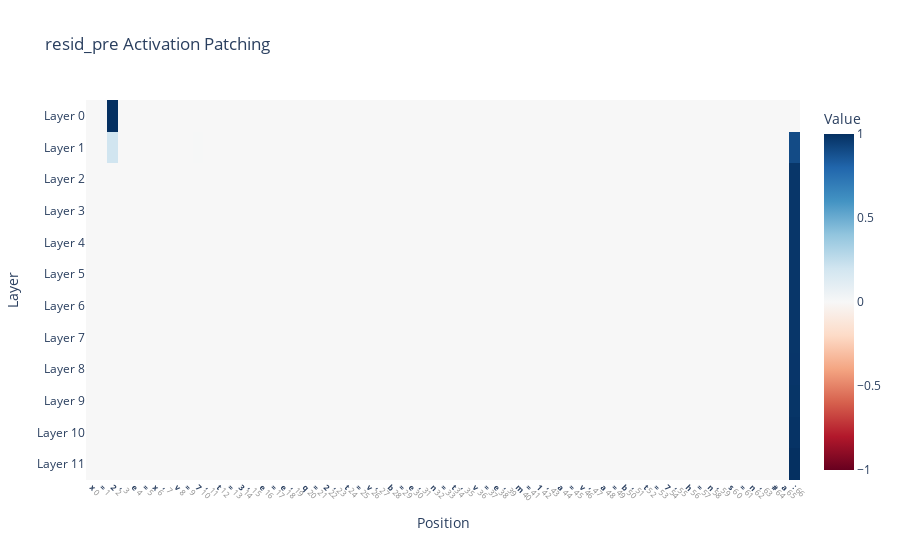

Source (notebook cell):
### Code cell
import plotly.express as px
import numpy as np

pio.renderers.default = "vscode"
# Convert the result to a numpy array if it's not already
resid_pre_act_patch_results_np = np.array(resid_pre_act_patch_results)

# Create labels for x-axis
# x_labels = [f"{tok} {i}" for i, tok in enumerate(model.to_str_tokens(clean_tokens[0]))]
x_labels = [
    f"<b>{tok}</b> <span style='color: #888888;'>{i}</span>"
    for i, tok in enumerate(model.to_str_tokens(clean_tokens[0]))
]

# Create labels for y-axis (assuming the number of layers is the first dimension)
y_labels = [f"Layer {i}" for i in range(resid_pre_act_patch_results_np.shape[0])]

fig = px.imshow(
    resid_pre_act_patch_results_np,
    labels=dict(x="Position", y="Layer", color="Value"),
    x=x_labels,
    y=y_labels,
    title="resid_pre Activation Patching",
    aspect="auto",  # This ensures the image fits well in the plot
    # color_continuous_scale="RdBu",
    color_continuous_scale="RdBu",  # Use the reversed RdBu scale
    color_continuous_midpoint=0,
    zmin=-1,  # Force minimum to -1
    zmax=1,  # Force maximum to 1
)

# Update x-axis to show all labels
fig.update_xaxes(
    tickmode="array",
    tickvals=list(range(len(x_labels))),
    ticktext=x_labels,
    tickangle=45,
    showticklabels=True,
    tickfont=dict(size=8),
)

fig.show()

### Figure 1 — Plotly figure (JSON) as saved in the notebook; plotly's stock layout.template omitted (floating-point values rounded to 4 significant figures; data arrays with more than 128 entries replaced by an {"elided": "..."} marker saying what was removed)
{"data": [{"coloraxis": "coloraxis", "hovertemplate": "Position: %{x}<br>Layer: %{y}<br>Value: %{z}<extra></extra>", "name": "0", "type": "heatmap", "x": ["<b>x</b> <span style='color: #888888;'>0</span>", "<b>=</b> <span style='color: #888888;'>1</span>", "<b>2</b> <span style='color: #888888;'>2</span>", "<b>,</b> <span style='color: #888888;'>3</span>", "<b>e</b> <span style='color: #888888;'>4</span>", "<b>=</b> <span style='color: #888888;'>5</span>", "<b>x</b> <span style='color: #888888;'>6</span>", "<b>,</b> <span style='color: #888888;'>7</span>", "<b>v</b> <span style='color: #888888;'>8</span>", "<b>=</b> <span style='color: #888888;'>9</span>", "<b>7</b> <span style='color: #888888;'>10</span>", "<b>,</b> <span style='color: #888888;'>11</span>", "<b>t</b> <span style='color: #888888;'>12</span>", "<b>=</b> <span style='color: #888888;'>13</span>", "<b>3</b> <span style='color: #888888;'>14</span>", "<b>,</b> <span style='color: #888888;'>15</span>", "<b>e</b> <span style='color: #888888;'>16</span>", "<b>=</b> <span style='color: #888888;'>17</span>", "<b>e</b> <span style='color: #888888;'>18</span>", "<b>,</b> <span style='color: #888888;'>19</span>", "<b>q</b> <span style='color: #888888;'>20</span>", "<b>=</b> <span style='color: #888888;'>21</span>", "<b>2</b> <span style='color: #888888;'>22</span>", "<b>,</b> <span style='color: #888888;'>23</span>", "<b>t</b> <span style='color: #888888;'>24</span>", "<b>=</b> <span style='color: #888888;'>25</span>", "<b>v</b> <span style='color: #888888;'>26</span>", "<b>,</b> <span style='color: #888888;'>27</span>", "<b>b</b> <span style='color: #888888;'>28</span>", "<b>=</b> <span style='color: #888888;'>29</span>", "<b>e</b> <span style='color: #888888;'>30</span>", "<b>,</b> <span style='color: #888888;'>31</span>", "<b>n</b> <span style='color: #888888;'>32</span>", "<b>=</b> <span style='color: #888888;'>33</span>", "<b>t</b> <span style='color: #888888;'>34</span>", "<b>,</b> <span style='color: #888888;'>35</span>", "<b>v</b> <span style='color: #888888;'>36</span>", "<b>=</b> <span style='color: #888888;'>37</span>", "<b>e</b> <span style='color: #888888;'>38</span>", "<b>,</b> <span style='color: #888888;'>39</span>", "<b>m</b> <span style='color: #888888;'>40</span>", "<b>=</b> <span style='color: #888888;'>41</span>", "<b>1</b> <span style='color: #888888;'>42</span>", "<b>,</b> <span style='color: #888888;'>43</span>", "<b>a</b> <span style='color: #888888;'>44</span>", "<b>=</b> <span style='color: #888888;'>45</span>", "<b>v</b> <span style='color: #888888;'>46</span>", "<b>,</b> <span style='color: #888888;'>47</span>", "<b>a</b> <span style='color: #888888;'>48</span>", "<b>=</b> <span style='color: #888888;'>49</span>", "<b>b</b> <span style='color: #888888;'>50</span>", "<b>,</b> <span style='color: #888888;'>51</span>", "<b>t</b> <span style='color: #888888;'>52</span>", "<b>=</b> <span style='color: #888888;'>53</span>", "<b>7</b> <span style='color: #888888;'>54</span>", "<b>,</b> <span style='color: #888888;'>55</span>", "<b>h</b> <span style='color: #888888;'>56</span>", "<b>=</b> <span style='color: #888888;'>57</span>", "<b>n</b> <span style='color: #888888;'>58</span>", "<b>,</b> <span style='color: #888888;'>59</span>", "<b>s</b> <span style='color: #888888;'>60</span>", "<b>=</b> <span style='color: #888888;'>61</span>", "<b>n</b> <span style='color: #888888;'>62</span>", "<b>,</b> <span style='color: #888888;'>63</span>", "<b>#</b> <span style='color: #888888;'>64</span>", "<b>a</b> <span style='color: #888888;'>65</span>", "<b>:</b> <span style='color: #888888;'>66</span>"], "xaxis": "x", "y": ["Layer 0", "Layer 1", "Layer 2", "Layer 3", "Layer 4", "Layer 5", "Layer 6", "Layer 7", "Layer 8", "Layer 9", "Layer 10", "Layer 11"], "yaxis": "y", "z": {"elided": "12x67 float values"}}], "layout": {"coloraxis": {"cmax": 1, "cmid": 0, "cmin": -1, "colorbar": {"title": {"text": "Value"}}, "colorscale": [[0, "rgb(103,0,31)"], [0.1, "rgb(178,24,43)"], [0.2, "rgb(214,96,77)"], [0.3, "rgb(244,165,130)"], [0.4, "rgb(253,219,199)"], [0.5, "rgb(247,247,247)"], [0.6, "rgb(209,229,240)"], [0.7, "rgb(146,197,222)"], [0.8, "rgb(67,147,195)"], [0.9, "rgb(33,102,172)"], [1, "rgb(5,48,97)"]]}, "title": {"text": "resid_pre Activation Patching"}, "xaxis": {"anchor": "y", "domain": [0, 1], "showticklabels": true, "tickangle": 45, "tickfont": {"size": 8}, "tickmode": "array", "ticktext": ["<b>x</b> <span style='color: #888888;'>0</span>", "<b>=</b> <span style='color: #888888;'>1</span>", "<b>2</b> <span style='color: #888888;'>2</span>", "<b>,</b> <span style='color: #888888;'>3</span>", "<b>e</b> <span style='color: #888888;'>4</span>", "<b>=</b> <span style='color: #888888;'>5</span>", "<b>x</b> <span style='color: #888888;'>6</span>", "<b>,</b> <span style='color: #888888;'>7</span>", "<b>v</b> <span style='color: #888888;'>8</span>", "<b>=</b> <span style='color: #888888;'>9</span>", "<b>7</b> <span style='color: #888888;'>10</span>", "<b>,</b> <span style='color: #888888;'>11</span>", "<b>t</b> <span style='color: #888888;'>12</span>", "<b>=</b> <span style='color: #888888;'>13</span>", "<b>3</b> <span style='color: #888888;'>14</span>", "<b>,</b> <span style='color: #888888;'>15</span>", "<b>e</b> <span style='color: #888888;'>16</span>", "<b>=</b> <span style='color: #888888;'>17</span>", "<b>e</b> <span style='color: #888888;'>18</span>", "<b>,</b> <span style='color: #888888;'>19</span>", "<b>q</b> <span style='color: #888888;'>20</span>", "<b>=</b> <span style='color: #888888;'>21</span>", "<b>2</b> <span style='color: #888888;'>22</span>", "<b>,</b> <span style='color: #888888;'>23</span>", "<b>t</b> <span style='color: #888888;'>24</span>", "<b>=</b> <span style='color: #888888;'>25</span>", "<b>v</b> <span style='color: #888888;'>26</span>", "<b>,</b> <span style='color: #888888;'>27</span>", "<b>b</b> <span style='color: #888888;'>28</span>", "<b>=</b> <span style='color: #888888;'>29</span>", "<b>e</b> <span style='color: #888888;'>30</span>", "<b>,</b> <span style='color: #888888;'>31</span>", "<b>n</b> <span style='color: #888888;'>32</span>", "<b>=</b> <span style='color: #888888;'>33</span>", "<b>t</b> <span style='color: #888888;'>34</span>", "<b>,</b> <span style='color: #888888;'>35</span>", "<b>v</b> <span style='color: #888888;'>36</span>", "<b>=</b> <span style='color: #888888;'>37</span>", "<b>e</b> <span style='color: #888888;'>38</span>", "<b>,</b> <span style='color: #888888;'>39</span>", "<b>m</b> <span style='color: #888888;'>40</span>", "<b>=</b> <span style='color: #888888;'>41</span>", "<b>1</b> <span style='color: #888888;'>42</span>", "<b>,</b> <span style='color: #888888;'>43</span>", "<b>a</b> <span style='color: #888888;'>44</span>", "<b>=</b> <span style='color: #888888;'>45</span>", "<b>v</b> <span style='color: #888888;'>46</span>", "<b>,</b> <span style='color: #888888;'>47</span>", "<b>a</b> <span style='color: #888888;'>48</span>", "<b>=</b> <span style='color: #888888;'>49</span>", "<b>b</b> <span style='color: #888888;'>50</span>", "<b>,</b> <span style='color: #888888;'>51</span>", "<b>t</b> <span style='color: #888888;'>52</span>", "<b>=</b> <span style='color: #888888;'>53</span>", "<b>7</b> <span style='color: #888888;'>54</span>", "<b>,</b> <span style='color: #888888;'>55</span>", "<b>h</b> <span style='color: #888888;'>56</span>", "<b>=</b> <span style='color: #888888;'>57</span>", "<b>n</b> <span style='color: #888888;'>58</span>", "<b>,</b> <span style='color: #888888;'>59</span>", "<b>s</b> <span style='color: #888888;'>60</span>", "<b>=</b> <span style='color: #888888;'>61</span>", "<b>n</b> <span style='color: #888888;'>62</span>", "<b>,</b> <span style='color: #888888;'>63</span>", "<b>#</b> <span style='color: #888888;'>64</span>", "<b>a</b> <span style='color: #888888;'>65</span>", "<b>:</b> <span style='color: #888888;'>66</span>"], "tickvals": [0, 1, 2, 3, 4, 5, 6, 7, 8, 9, 10, 11, 12, 13, 14, 15, 16, 17, 18, 19, 20, 21, 22, 23, 24, 25, 26, 27, 28, 29, 30, 31, 32, 33, 34, 35, 36, 37, 38, 39, 40, 41, 42, 43, 44, 45, 46, 47, 48, 49, 50, 51, 52, 53, 54, 55, 56, 57, 58, 59, 60, 61, 62, 63, 64, 65, 66], "title": {"text": "Position"}}, "yaxis": {"anchor": "x", "autorange": "reversed", "domain": [0, 1], "title": {"text": "Layer"}}}}
